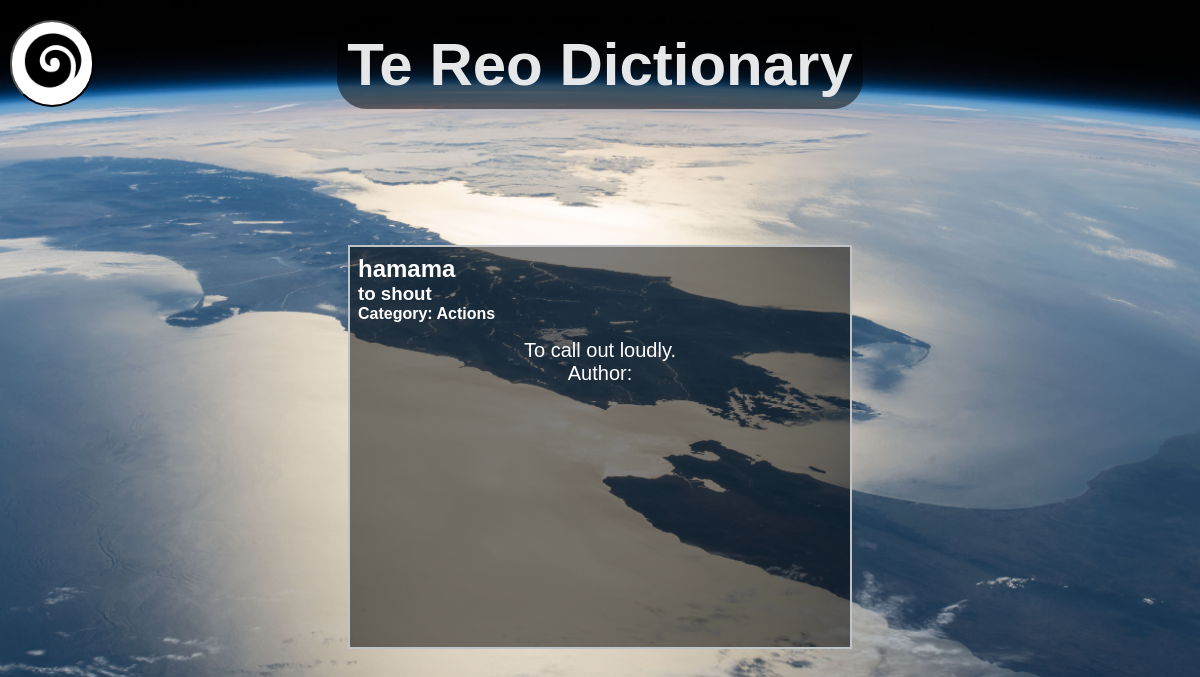
Screenshot of /hamama with the database file from the repository.
### tables this page shows
CREATE TABLE Dictionary
(
    id         integer not null
        constraint Dictionary_pk
            primary key autoincrement,
    Maori      varchar(25),
    English    varchar(30),
    Category   varchar(50),
    Definition varchar(150),
    YearLevel  int(2),
    cat_id     integer
, Author char(100));

### app.py (the view)
@app.route('/<Maori>')
def render_word(Maori):
    con = create_connection(DATABASE)
    query = "SELECT Maori, English, Category, Definition, YearLevel FROM Dictionary WHERE Maori=?"
    cur = con.cursor()
    cur.execute(query, (Maori,))
    word = cur.fetchall()
    con.close()
    print(word)
    return render_template('word.html', word=word, is_logged_in=is_logged_in(), is_teacher=is_teacher())

### app.py (called while the page is built)
def create_connection(db_file):
    try:
        connection = sqlite3.connect(db_file)
        return(connection)
    except Error as e:
        print(e)
    return None

def is_logged_in():
    if session.get("email") is None:
        print("not logged in")
        return False
    else:
        print("Logged in")
        return True

def is_teacher():
    if session.get("permissions") == "teacher":
        print('is teacher')
        return True
    else:
        print("is not teacher")
        return False

### templates/word.html (shortened to what this page needs)
{% extends 'base.html' %}
{% block main %}
    <div class="dictionary">
        {% for word in word %}
            <div class="singularwordbox">
                <div class="word-box-word">
                    <h2>{{ word[0] }}</h2>
                    <h3>{{ word[1] }}</h3>
                    <h4>Category: {{ word[2] }}</h4>
                </div>
                <div class="word-box-definition">
                    <p>{{ word[3] }}</p>
                    <p>Author: {{ word[6] }}</p>
                </div>
            </div>
        {% endfor %}
    </div>
{% endblock %}

### static/style.css (style rules this page uses)
* { font-family: 'Helvetica', 'Arial', sans-serif; padding: 0; margin: 0; }
p { font-family: 'Helvetica', 'Arial', sans-serif; font-size: 20px; font-weight: normal; text-align: center; }
body { background-image: url("/static/images/newzealandfromspace.jpg"); background-repeat: no-repeat; background-size: cover; background-position: center; }
.dictionary { display: flex; flex-wrap: wrap; justify-content: space-evenly; }
.word-box-word { padding: 0.5rem; }
.word-box-definition { padding: 0.5rem; }
.singularwordbox { width: 100%; width: 500px; height: 400px; border: 2px solid rgba(189, 195, 199, 1.0); color: white; margin-bottom: 0.5rem; background-color: rgba(0,0,0,.5); }

### rows the page displays
Dictionary: Maori "hamama", English "to shout", Category "Actions", Definition "To call out loudly."
